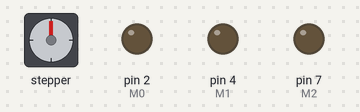
The sketch below on a simulated Arduino Uno, built with avr-gcc and run on an emulated ATmega328P. Shown: stepper motor, output pins drawn as LEDs (lit = HIGH). Stepper angles assume 200 steps per turn; what the sketch prints to the serial monitor is not drawn.

Above: at 0.15 s.
At 10.06 s:
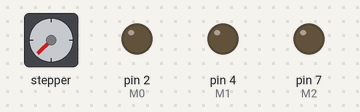
At 19.97 s:
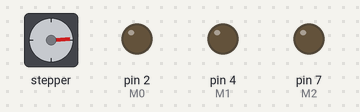
At 39.8 s:
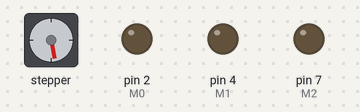
Timing chart, 0 to 40.0 s (numbered marks = the images above):
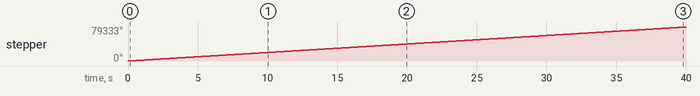

Measured:
- by itself, stepper: keeps turning clockwise at about 1983°/s

The sketch:

sketch_jun2b.ino
```cpp
#include <AccelStepper.h>
#include <Adafruit_VL53L0X.h>

///////// Constantes ///////////

#define interface 1  // AccelStepper::DRIVER
#define stepPinZ 3
#define directionPinZ 5

#define stepFigPin 6
#define directionFigPin 9

#define M0 2
#define M1 4
#define M2 7

// Definir las instancias de los steppers.
AccelStepper stepperZ = AccelStepper(interface, stepPinZ, directionPinZ);
AccelStepper stepperFigure = AccelStepper(interface, stepFigPin, directionFigPin);

Adafruit_VL53L0X lox = Adafruit_VL53L0X();

void setup() {
  Serial.begin(9600);

  stepperFigure.setMaxSpeed(500);
  stepperFigure.setAcceleration(100);
  stepperFigure.setCurrentPosition(0);

  stepperZ.setMaxSpeed(3000);
  stepperZ.setAcceleration(1000);
  stepperZ.setCurrentPosition(0);

  pinMode(M0, OUTPUT);
  pinMode(M1, OUTPUT);
  pinMode(M2, OUTPUT);

  Serial.println("VL53L0X started!");
  pinMode(1, INPUT_PULLUP);

  digitalWrite(M0, LOW);
  digitalWrite(M1, LOW);
  digitalWrite(M2, LOW);
}

void loop() {
  moveZ();
  //moveFigure();
  //stepFigure();
  //readMeasure();
}

void moveZ() {
  stepperZ.setSpeed(digitalRead(1) == HIGH ? 1500 : -1500);
  stepperZ.runSpeed();
}

void moveFigure() {
  stepperFigure.setSpeed(digitalRead(1) == HIGH ? 600 : -600);
  stepperFigure.runSpeed();
}

void stepFigure() {
  stepperFigure.move(1);
  stepperFigure.run();
  delay(200);
}

void readMeasure() {
  while (!lox.begin()) Serial.println(F("Failed to boot VL53L0X"));
  VL53L0X_RangingMeasurementData_t measure;
  lox.rangingTest(&measure, false);

  if (measure.RangeStatus != 4) {  // phase failures have incorrect data
    Serial.print("Distance (mm): ");
    Serial.println(measure.RangeMilliMeter);
  } else {
    Serial.println(" out of range ");
  }
}
```
